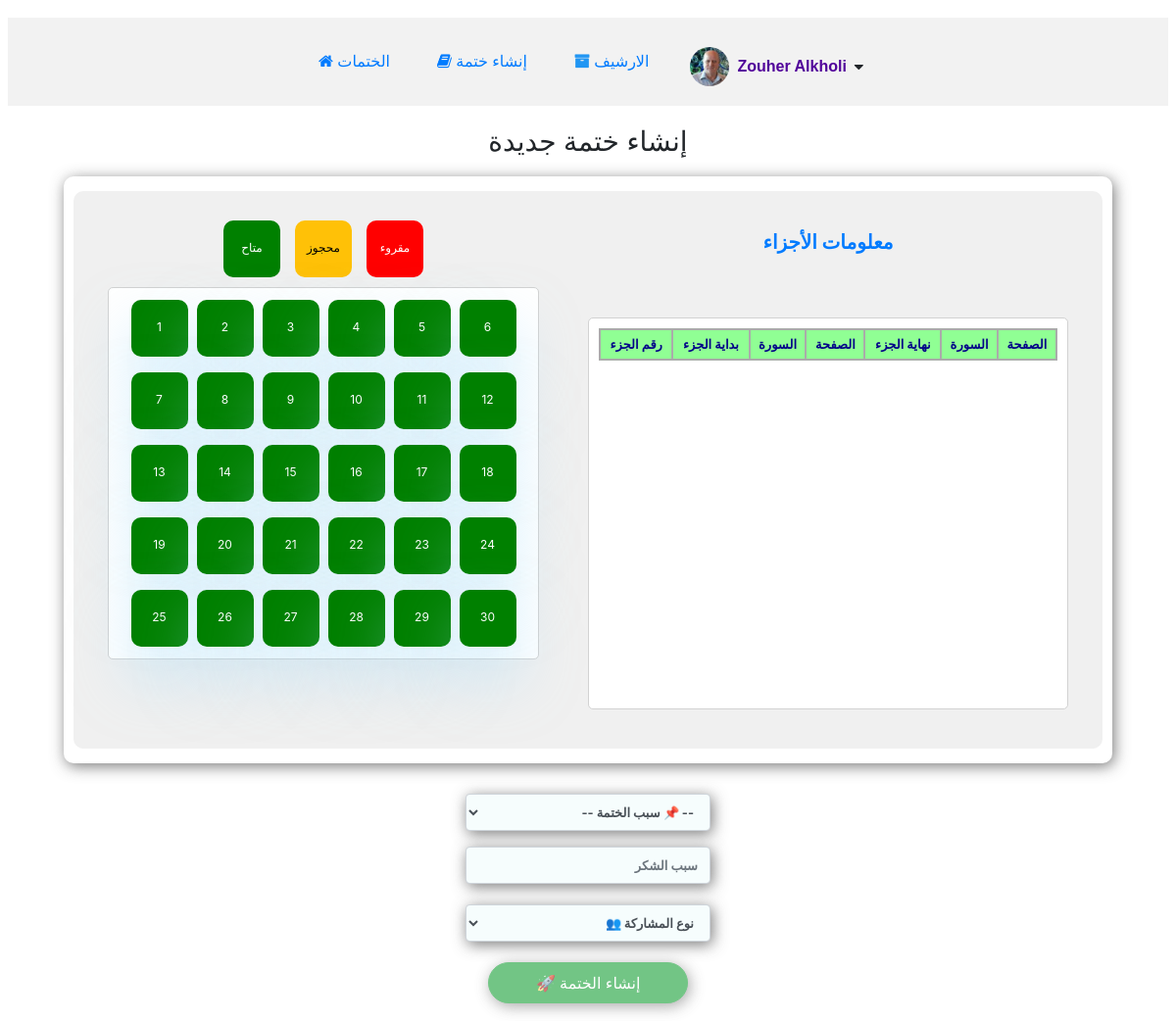
The page /create_khetmah/ (signed in) on the database its author committed.
### khetmah/models.py (models this page shows, shortened)
class User(AbstractUser):
    profile_picture = models.ImageField(
        upload_to='khetmah/images/profile_pictures/',
        blank=True,
        null=True,
        default="khetmah/images/profile_pictures/default.png"
    )
    def __str__(self):
        return f" {self.first_name} {self.last_name}"
    @property
    def profile_picture_url(self):
        if self.profile_picture:
            return self.profile_picture.url
        return "/media/khetmah/images/profile_pictures/default.png"

### khetmah/views.py (the view, shortened to what this page needs)
# urls.py: path("create_khetmah/", views.create_khetmah, name="create_khetmah"),
@login_required
def create_khetmah(request):
    if request.method == 'GET':
        numbers = range(1, 31)
        return render(request, "khetmah/create_khetmah.html", {"numbers": numbers, "user": request.user})
    else:
        return JsonResponse({'success': False, 'message': 'طريقة غير مسموحة'}, status=405)

### khetmah/templates/khetmah/create_khetmah.html (shortened to what this page needs)
{% extends "khetmah/layout.html" %}
{% load static %}
{% block content %}
<h3>إنشاء ختمة جديدة</h3>
<div class="row card-1">
    <div class="jezaa-container">
        <div class="col">
            <div class="status-indicators">
                <div class="available">
                    متاح
                </div>
                <div class="taken">
                    محجوز
                </div>
                <div class="read">
                    مقروء
                </div>
            </div>
            <div id="create" class="grid">
                {% for i in numbers %}
                <div
                    class="button available"
                    data-jezaa="{{ i }}">
                    {{ i }}
                </div>
                {% endfor %}
            </div>
        </div>
        <div class="column_1">
            <h5 class="center">
                معلومات الأجزاء
            </h5>
            <div class="jezaa-info">
                <table>
                    <thead>
                        <tr>
                            <th>رقم الجزء</th>
                            <th>بداية الجزء</th>
                            <th>السورة</th>
                            <th>الصفحة</th>
                            <th>نهاية الجزء</th>
                            <th>السورة</th>
                            <th>الصفحة</th>
                        </tr>
                    </thead>
                </table>
            </div>
        </div>
    </div>
</div>
<br>
<div class="col">
    <div>
        <select
            id="reason-select"
            name="reason"
            class="form-control"
            style="direction: rtl; margin: 0 auto;"
            required>
            <option value="Thank_God">
                -- 📌 سبب الختمة --
            </option>
        </select>
        <div
            id="reason-detail"
            class="mt-3 reson_creat">
        </div>
        <br>
        <div class="reason_sharing">
            <select
                id="privacy-select"
                name="privacy"
                class="form-select form-control"
                style="direction: rtl; margin: 0 auto;"
                required>
                <option value="family_friends">
                    نوع المشاركة 👥
                </option>
            </select>
        </div>
    </div>
</div>
<br>
<div class="text-center">
    <button
        id="create-khetmah-btn"
        disabled
        class="btn btn-success px-5 py-2 fs-5 rounded-pill">
        🚀 إنشاء الختمة
    </button>
</div>
{% endblock %}

### khetmah/templates/khetmah/layout.html (shortened to what this page needs)
{% load static %}
<!DOCTYPE html>
<html lang="en">
<head>
    <link rel="stylesheet" href="https://cdn.jsdelivr.net/npm/bootstrap@4.6.2/dist/css/bootstrap.min.css">
    <link rel="stylesheet" href="https://cdnjs.cloudflare.com/ajax/libs/font-awesome/4.7.0/css/font-awesome.min.css">
    <link rel="stylesheet" href="{% static 'khetmah/css/styles.css' %}">
</head>
<body>
    <header>
    <div class="container" id="f-18">
  <ul class="nav">
    <li class="nav-item">
       <a class="nav-link" href="{% url 'index' %}"> <i class="fa fa-home" title="Home"></i> الختمات</a>
    </li>
      {% if user.is_authenticated %}
     <li>
          <a class="nav-link" href="{% url 'create_khetmah' %}"><i class="fa fa-book" title="book"></i> إنشاء ختمة</a>
     </li>
     <li class="nav-item">
        <a class="nav-link" href="{% url 'get_archives' %}"><i class="fa fa-archive" aria-hidden="true"></i> الارشيف</a>
     </li>
     <li class="nav-item user-menu-wrapper">
        <div id="user-menu-toggle" class="user-menu-toggle">
            <img src="{{ user.profile_picture_url }}"alt="{{ user.username }}"class="user-avatar">
            <b id="currentUser" style="color:rgb(81, 2, 154)">{{ user }}</b><i class="fa fa-caret-down"></i>
        </div>
    </li>
      {% endif %}
      </ul>
</div>
</header>
        {% block content %}{% endblock %}
</body>
</html>

### rows shown on the page
User: profile_picture_url (picture), first_name+last_name "Zouher Alkholi"

### other values the page prints
{{ i }} "1" "2" "3" "4" "5" "6" "7" "8" "9" "10" "11" "12" "13" "14" "15" "16" "17" "18" "19" "20" "21" "22" "23" "24" "25" "26" "27" "28" "29" "30"
